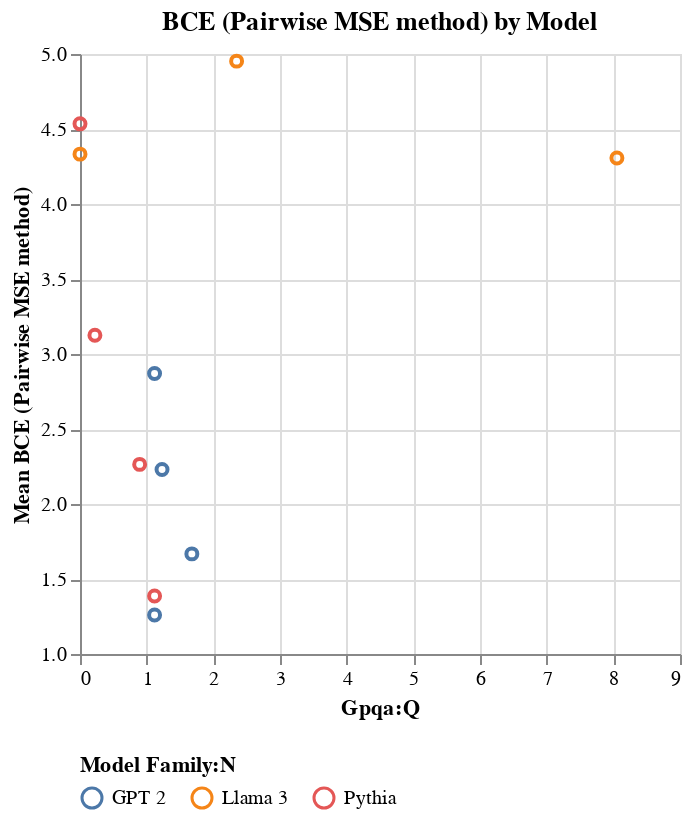

The cell this chart's notebook holds for it:
### Code cell
config = VisualisationConfig(
    plot_fn=alt.Chart.mark_point,
    fig_title="BCE (Pairwise MSE method) by Model",
    x_category="GPQA:Q",
    y_category="mean(BCE (Pairwise MSE)):Q",
    color_category="Model Family:N",
    tooltip_fields=[
        alt.Tooltip("Language Model:N", title="Model"),
        alt.Tooltip("Model Family:N", title="Family"),
        alt.Tooltip("mean(BCE (Pairwise MSE)):Q", title="Mean BCE", format=".3f"),
        alt.Tooltip("median():Q", title="Median", format=".3f"),
        alt.Tooltip("mean():Q", title="Mean", format=".3f"),
        alt.Tooltip("count():Q", title="Count", format="d"),
    ],
    titles={
        "mean(BCE (Pairwise MSE)):Q": "Mean BCE (Pairwise MSE method)",
        "model_name": "Language Model",
    },
    scale={
        "Model Size:Q": {"type": "log"},
        "mean(BCE (Pairwise MSE)):Q": {"zero": False},
    },
    chart_properties={
        "resolve": {"scale": {"x": "independent", "y": "shared"}},
    },
    legend_config={"columns": 5, "orient": "bottom"},
)

chart_mse = visualize(bce_mse_analyzer.df, config=config)

chart_mse.show()

### Figure 1 — Vega specification as saved in the notebook (floating-point values rounded to 4 significant figures)
{"$schema": "https://vega.github.io/schema/vega/v5.json", "data": [{"name": "source_0", "values": [{"GPQA": 1.119, "Language Model": "GPT-2-S", "Model Family": "GPT 2", "__count": 396, "mean_BCE (Pairwise MSE)": 1.26}, {"GPQA": 1.678, "Language Model": "GPT-2-M", "Model Family": "GPT 2", "__count": 396, "mean_BCE (Pairwise MSE)": 1.667}, {"GPQA": 1.23, "Language Model": "GPT-2-L", "Model Family": "GPT 2", "__count": 396, "mean_BCE (Pairwise MSE)": 2.23}, {"GPQA": 1.119, "Language Model": "GPT-2-XL", "Model Family": "GPT 2", "__count": 396, "mean_BCE (Pairwise MSE)": 2.869}, {"GPQA": 0.0, "Language Model": "Llama3.2-1B", "Model Family": "Llama 3", "__count": 396, "mean_BCE (Pairwise MSE)": 4.332}, {"GPQA": 2.349, "Language Model": "Llama3.2-3B", "Model Family": "Llama 3", "__count": 396, "mean_BCE (Pairwise MSE)": 4.952}, {"GPQA": 8.054, "Language Model": "Llama3.1-8B", "Model Family": "Llama 3", "__count": 396, "mean_BCE (Pairwise MSE)": 4.306}, {"GPQA": 1.119, "Language Model": "Pythia-160M", "Model Family": "Pythia", "__count": 396, "mean_BCE (Pairwise MSE)": 1.386}, {"GPQA": 0.8949, "Language Model": "Pythia-1B", "Model Family": "Pythia", "__count": 396, "mean_BCE (Pairwise MSE)": 2.264}, {"GPQA": 0.2237, "Language Model": "Pythia-6.9B", "Model Family": "Pythia", "__count": 396, "mean_BCE (Pairwise MSE)": 3.125}, {"GPQA": 0.0, "Language Model": "Pythia-12B", "Model Family": "Pythia", "__count": 396, "mean_BCE (Pairwise MSE)": 4.534}]}, {"name": "source_0_x_domain_GPQA", "values": [{"min": 0.0, "max": 8.054}]}, {"name": "source_0_y_domain_mean_BCE (Pairwise MSE)", "values": [{"min": 1.26, "max": 4.952}]}, {"name": "source_0_color_domain_Model Family", "values": [{"Model Family": "GPT 2"}, {"Model Family": "Llama 3"}, {"Model Family": "Pythia"}]}], "marks": [{"type": "symbol", "name": "marks", "from": {"data": "source_0"}, "encode": {"update": {"stroke": {"field": "Model Family", "scale": "color"}, "tooltip": {"signal": "{\"Model\": isValid(datum[\"Language Model\"]) ? datum[\"Language Model\"] : \"\"+datum[\"Language Model\"], \"Family\": isValid(datum[\"Model Family\"]) ? datum[\"Model Family\"] : \"\"+datum[\"Model Family\"], \"Mean BCE\": format(datum[\"mean_BCE (Pairwise MSE)\"], \".3f\"), \"Count\": format(datum[\"__count\"], \"d\")}"}, "x": {"field": "GPQA", "scale": "x"}, "y": {"field": "mean_BCE (Pairwise MSE)", "scale": "y"}, "fill": {"value": "transparent"}}}, "style": ["point"]}], "scales": [{"name": "x", "type": "linear", "domain": [{"signal": "(data(\"source_0_x_domain_GPQA\")[0] || {}).min"}, {"signal": "(data(\"source_0_x_domain_GPQA\")[0] || {}).max"}], "range": [0, {"signal": "width"}], "zero": true, "nice": true}, {"name": "y", "type": "linear", "domain": [{"signal": "(data(\"source_0_y_domain_mean_BCE (Pairwise MSE)\")[0] || {}).min"}, {"signal": "(data(\"source_0_y_domain_mean_BCE (Pairwise MSE)\")[0] || {}).max"}], "range": [{"signal": "height"}, 0], "nice": true, "zero": false}, {"name": "color", "type": "ordinal", "domain": {"data": "source_0_color_domain_Model Family", "field": "Model Family"}, "range": "category"}], "axes": [{"scale": "x", "minExtent": 0, "gridScale": "y", "zindex": 0, "labels": false, "orient": "bottom", "domain": false, "aria": false, "ticks": false, "maxExtent": 0, "grid": true, "tickCount": {"signal": "ceil(width/40)"}}, {"scale": "y", "tickCount": {"signal": "ceil(height/40)"}, "zindex": 0, "orient": "left", "minExtent": 0, "ticks": false, "labels": false, "gridScale": "x", "aria": false, "maxExtent": 0, "grid": true, "domain": false}, {"scale": "x", "zindex": 0, "tickCount": {"signal": "ceil(width/40)"}, "labelFlush": true, "orient": "bottom", "title": "Gpqa:Q", "labelOverlap": true, "grid": false}, {"scale": "y", "orient": "left", "grid": false, "tickCount": {"signal": "ceil(height/40)"}, "title": "Mean BCE (Pairwise MSE method)", "labelOverlap": true, "zindex": 0}], "title": {"text": "BCE (Pairwise MSE method) by Model", "frame": "group"}, "padding": 5, "width": 300, "style": "cell", "height": 300, "background": "white", "legends": [{"columns": 5, "orient": "bottom", "title": "Model Family:N", "stroke": "color", "direction": "horizontal", "symbolType": "circle", "encode": {"symbols": {"update": {"fill": {"value": "transparent"}}}}}]}
